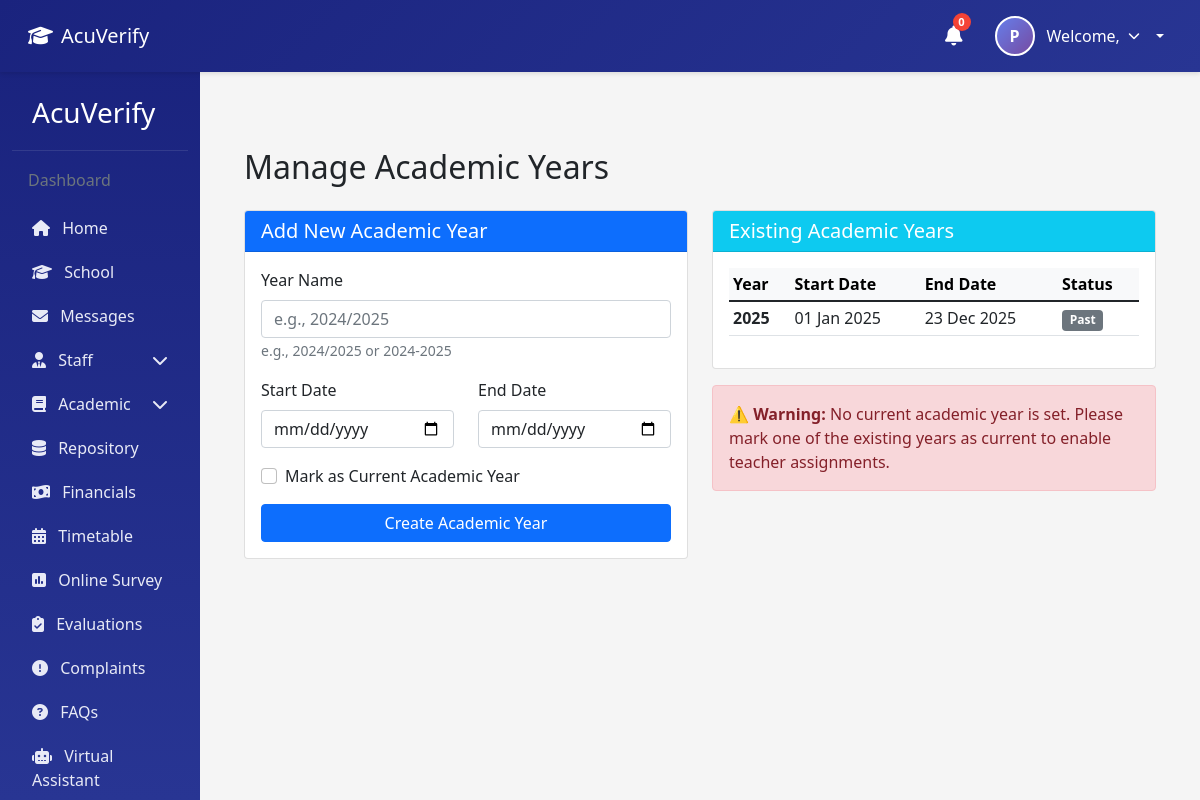
/academic-year/ (signed in), run on the app's committed database.
### AcuVerifyapp/models.py (models this page shows, shortened)
class AcademicYear(models.Model):
    id=models.AutoField(primary_key=True)
    year_name=models.CharField(max_length=50, unique=True)  # e.g., "2024/2025"
    start_date=models.DateField()
    end_date=models.DateField()
    is_current=models.BooleanField(default=False)  # Mark current academic year
    created_at=models.DateTimeField(auto_now_add=True)
    updated_at=models.DateTimeField(auto_now=True)
    objects = models.Manager()
    class Meta:
        verbose_name_plural = "Academic Years"

### AcuVerifyapp/views.py (the view)
# urls.py: path('academic-year/', views.manage_academic_year, name='manage_academic_year'),
@login_required
def manage_academic_year(request):
    from .forms import AcademicYearForm
    if request.method == 'POST':
        form = AcademicYearForm(request.POST)
        if form.is_valid():
            academic_year = form.save()
            messages.success(request, f"Academic year '{academic_year.year_name}' created successfully!")
            return redirect('manage_academic_year')
        else:
            messages.error(request, "Please correct the errors below.")
    else:
        form = AcademicYearForm()
    academic_years = AcademicYear.objects.all().order_by('-start_date')
    current_year = AcademicYear.objects.filter(is_current=True).first()
    context = {
        'form': form,
        'academic_years': academic_years,
        'current_year': current_year,
    }
    return render(request, 'academic_year.html', context)

### AcuVerifyapp/forms.py
class AcademicYearForm(forms.ModelForm):
    class Meta:
        model = AcademicYear
        fields = ['year_name', 'start_date', 'end_date', 'is_current']
        widgets = {
            'year_name': forms.TextInput(attrs={'class': 'form-control', 'placeholder': 'e.g., 2024/2025'}),
            'start_date': forms.DateInput(attrs={'type': 'date', 'class': 'form-control'}),
            'end_date': forms.DateInput(attrs={'type': 'date', 'class': 'form-control'}),
            'is_current': forms.CheckboxInput(attrs={'class': 'form-check-input'}),
        }
        labels = {
            'year_name': 'Academic Year',
            'start_date': 'Start Date',
            'end_date': 'End Date',
            'is_current': 'Mark as Current Academic Year',
        }

### AcuVerifyapp/templates/academic_year.html (shortened to what this page needs)
{% extends 'base.html' %}
{% block content %}
<div class="container mt-5 pt-4">
    <h2 class="mb-4">Manage Academic Years</h2>
    <div class="row">
        <div class="col-md-6">
            <div class="card">
                <div class="card-header bg-primary text-white">
                    <h5 class="mb-0">Add New Academic Year</h5>
                </div>
                <div class="card-body">
                    <form method="post">
                        <div class="mb-3">
                            <label for="{{ form.year_name.id_for_label }}" class="form-label">Year Name</label>
                            {{ form.year_name }}
                            <small class="form-text text-muted">e.g., 2024/2025 or 2024-2025</small>
                        </div>
                        <div class="row">
                            <div class="col-md-6">
                                <div class="mb-3">
                                    <label for="{{ form.start_date.id_for_label }}" class="form-label">Start Date</label>
                                    {{ form.start_date }}
                                </div>
                            </div>
                            <div class="col-md-6">
                                <div class="mb-3">
                                    <label for="{{ form.end_date.id_for_label }}" class="form-label">End Date</label>
                                    {{ form.end_date }}
                                </div>
                            </div>
                        </div>
                        <div class="mb-3 form-check">
                            <label for="{{ form.is_current.id_for_label }}" class="form-check-label">
                                {{ form.is_current }}
                                <span>Mark as Current Academic Year</span>
                            </label>
                        </div>
                        <button type="submit" class="btn btn-primary w-100">Create Academic Year</button>
                    </form>
                </div>
            </div>
        </div>
        <div class="col-md-6">
            <div class="card">
                <div class="card-header bg-info text-white">
                    <h5 class="mb-0">Existing Academic Years</h5>
                </div>
                <div class="card-body" style="max-height: 600px; overflow-y: auto;">
                    {% if academic_years %}
                        <div class="table-responsive">
                            <table class="table table-sm table-hover">
                                <thead class="table-light">
                                    <tr>
                                        <th>Year</th>
                                        <th>Start Date</th>
                                        <th>End Date</th>
                                        <th>Status</th>
                                    </tr>
                                </thead>
                                <tbody>
                                    {% for year in academic_years %}
                                        <tr{% if year == current_year %} class="table-success"{% endif %}>
                                            <td><strong>{{ year.year_name }}</strong></td>
                                            <td>{{ year.start_date|date:"d M Y" }}</td>
                                            <td>{{ year.end_date|date:"d M Y" }}</td>
                                            <td>
                                                {% if year.is_current %}
                                                    <span class="badge bg-success">Current</span>
                                                {% else %}
                                                    <span class="badge bg-secondary">Past</span>
                                                {% endif %}
                                            </td>
                                        </tr>
                                    {% endfor %}
                                </tbody>
                            </table>
                        </div>
                    {% else %}
                        <div class="alert alert-warning" role="alert">
                            <strong>No academic years found.</strong> Create your first academic year above to get started.
                        </div>
                    {% endif %}
                </div>
            </div>
            {% if not current_year and academic_years %}
                <div class="alert alert-danger mt-3" role="alert">
                    <strong>⚠️ Warning:</strong> No current academic year is set.
                    Please mark one of the existing years as current to enable teacher assignments.
                </div>
            {% endif %}
        </div>
    </div>
</div>
{% endblock %}

### AcuVerifyapp/templates/base.html (style rules this page uses)
:root { --primary-color: #1a237e; --secondary-color: #283593; --accent-color: #3949ab; }
body { font-family: 'Segoe UI', Tahoma, Geneva, Verdana, sans-serif; background-color: #f5f5f5; padding-top: 56px; }

### data on the page
AcademicYear: year_name "2025", start_date "01 Jan 2025", end_date "23 Dec 2025", is_current "Past"

### other printed values
{{ profile_initials }} "P"
